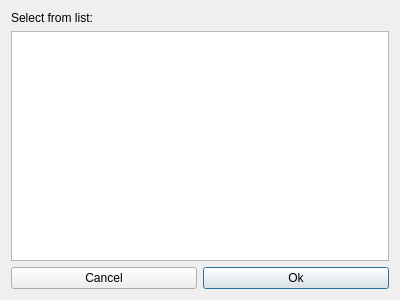
<?xml version="1.0" encoding="UTF-8"?>
<ui version="4.0">
 <class>SelectFromListDlg</class>
 <widget class="QDialog" name="SelectFromListDlg">
  <property name="geometry">
   <rect>
    <x>0</x>
    <y>0</y>
    <width>400</width>
    <height>300</height>
   </rect>
  </property>
  <property name="windowTitle">
   <string>Dialog</string>
  </property>
  <layout class="QGridLayout" name="gridLayout">
   <item row="2" column="1">
    <widget class="QPushButton" name="btnOk">
     <property name="text">
      <string>Ok</string>
     </property>
    </widget>
   </item>
   <item row="1" column="0" colspan="2">
    <widget class="QListWidget" name="m_pList"/>
   </item>
   <item row="2" column="0">
    <widget class="QPushButton" name="bntCancel">
     <property name="text">
      <string>Cancel</string>
     </property>
    </widget>
   </item>
   <item row="0" column="0" colspan="2">
    <widget class="QLabel" name="m_pLabel">
     <property name="text">
      <string>Select from list:</string>
     </property>
    </widget>
   </item>
  </layout>
 </widget>
 <resources/>
 <connections>
  <connection>
   <sender>bntCancel</sender>
   <signal>clicked()</signal>
   <receiver>SelectFromListDlg</receiver>
   <slot>reject()</slot>
   <hints>
    <hint type="sourcelabel">
     <x>124</x>
     <y>273</y>
    </hint>
    <hint type="destinationlabel">
     <x>136</x>
     <y>258</y>
    </hint>
   </hints>
  </connection>
  <connection>
   <sender>btnOk</sender>
   <signal>clicked()</signal>
   <receiver>SelectFromListDlg</receiver>
   <slot>accept()</slot>
   <hints>
    <hint type="sourcelabel">
     <x>348</x>
     <y>278</y>
    </hint>
    <hint type="destinationlabel">
     <x>396</x>
     <y>248</y>
    </hint>
   </hints>
  </connection>
 </connections>
</ui>
